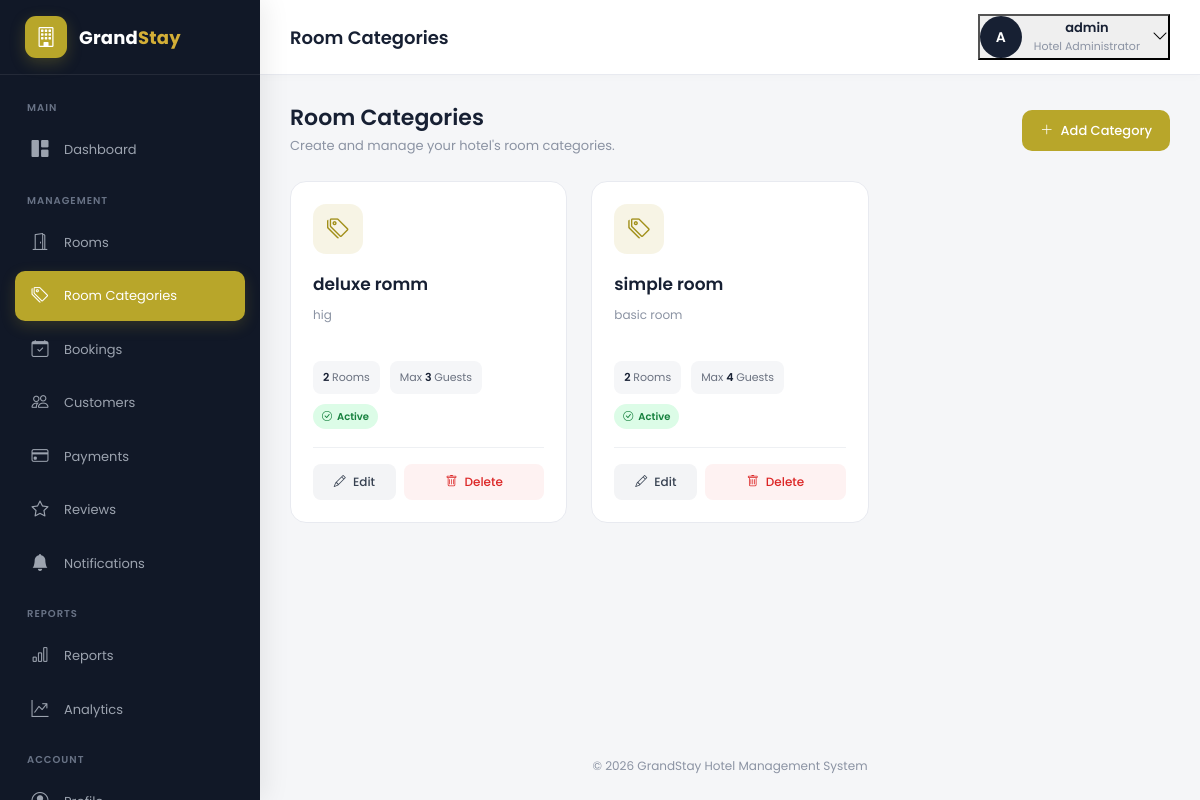
Screenshot of /dashboard/categories/ (signed in) with the database file from the repository.
### rooms/models.py (models this page shows, shortened)
class RoomCategory(models.Model):
    name = models.CharField(
        max_length=100,
        unique=True
    )
    description = models.TextField(
        blank=True
    )
    max_guests = models.PositiveIntegerField(
        default=2
    )
    is_active = models.BooleanField(
        default=True
    )
    created_at = models.DateTimeField(
        auto_now_add=True
    )
    updated_at = models.DateTimeField(
        auto_now=True
    )
    class Meta:
        verbose_name = "Room Category"
        verbose_name_plural = "Room Categories"
        ordering = ['name']

### dashboard/views.py (the view)
@staff_member_required(
    login_url="dashboard_login"
)
def manage_categories(request):
    categories = (
        RoomCategory.objects
        .prefetch_related(
            "rooms"
        )
        .order_by(
            "name"
        )
    )
    return render(
        request,
        "dashboard/categories.html",
        {
            "categories":
                categories
        }
    )

### templates/dashboard/categories.html (shortened to what this page needs)
{% extends "dashboard/base.html" %}
{% block navbar_title %}
    Room Categories
{% endblock %}
{% block categories_active %}
    active
{% endblock %}
{% block content %}
<div class="page-header">
    <div class="page-heading">
        <h4>
            Room Categories
        </h4>
        <p>
            Create and manage your hotel's room categories.
        </p>
    </div>
    <a
        href="{% url 'add_category' %}"
        class="add-category-btn"
    >
        <i class="bi bi-plus-lg me-1"></i>
        Add Category
    </a>
</div>
{% if categories %}
<div class="row g-4">
    {% for category in categories %}
    <div class="col-xl-4 col-lg-6 col-md-6">
        <div class="category-card">
            <div class="category-icon">
                <i class="bi bi-tags"></i>
            </div>
            <div class="category-name">
                {{ category.name }}
            </div>
            <div class="category-description">
                {% if category.description %}
                    {{ category.description|truncatechars:100 }}
                {% else %}
                    No description has been added for this category.
                {% endif %}
            </div>
            <div class="category-stats">
                <div class="stat-item">
                    <strong>
                        {{ category.rooms.count }}
                    </strong>
                    Room{{ category.rooms.count|pluralize }}
                </div>
                <div class="stat-item">
                    Max
                    <strong>
                        {{ category.max_guests }}
                    </strong>
                    Guest{{ category.max_guests|pluralize }}
                </div>
                {% if category.is_active %}
                    <span class="status-badge status-active">
                        <i class="bi bi-check-circle"></i>
                        Active
                    </span>
                {% else %}
                    <span class="status-badge status-inactive">
                        <i class="bi bi-x-circle"></i>
                        Inactive
                    </span>
                {% endif %}
            </div>
            <div class="category-actions">
                <a
                    href="{% url 'edit_category' category.id %}"
                    class="action-btn edit-btn text-center"
                >
                    <i class="bi bi-pencil me-1"></i>
                    Edit
                </a>
                <form
                    method="post"
                    action="{% url 'delete_category' category.id %}"
                    class="flex-fill"
                    onsubmit="return confirm(
                        'Are you sure you want to delete this category?'
                    );"
                >
                    <button
                        type="submit"
                        class="action-btn delete-btn w-100"
                    >
                        <i class="bi bi-trash me-1"></i>
                        Delete
                    </button>
                </form>
            </div>
        </div>
    </div>
    {% endfor %}
</div>
{% endif %}
{% endblock %}

### templates/dashboard/base.html (shortened to what this page needs)
{% load static %}
<!DOCTYPE html>
<html lang="en">
<head>
    <link
        href="https://cdn.jsdelivr.net/npm/bootstrap@5.3.3/dist/css/bootstrap.min.css"
        rel="stylesheet"
    >
    <link
        href="https://cdn.jsdelivr.net/npm/bootstrap-icons@1.11.3/font/bootstrap-icons.css"
        rel="stylesheet"
    >
</head>
<body>
<aside
    class="sidebar"
    id="dashboardSidebar"
>
    <div class="sidebar-brand">
        <div class="brand-icon">
            <i class="bi bi-building"></i>
        </div>
        <div class="brand-text">
            Grand<span>Stay</span>
        </div>
    </div>
    <div class="sidebar-menu">
        <div class="menu-title">
            Main
        </div>
        <a
            href="{% url 'dashboard' %}"
            class="menu-link {% block dashboard_active %}{% endblock %}"
        >
            <i class="bi bi-grid-1x2-fill"></i>
            <span>
                Dashboard
            </span>
        </a>
        <div class="menu-title">
            Management
        </div>
        <a
            href="{% url 'manage_rooms' %}"
            class="menu-link {% block rooms_active %}{% endblock %}"
        >
            <i class="bi bi-door-open"></i>
            <span>
                Rooms
            </span>
        </a>
        <a
            href="{% url 'manage_categories' %}"
            class="menu-link {% block categories_active %}{% endblock %}"
        >
            <i class="bi bi-tags"></i>
            <span>
                Room Categories
            </span>
        </a>
        <a
            href="{% url 'manage_bookings' %}"
            class="menu-link {% block bookings_active %}{% endblock %}"
        >
            <i class="bi bi-calendar-check"></i>
            <span>
                Bookings
            </span>
        </a>
        <a
            href="{% url 'manage_customers' %}"
            class="menu-link {% block customers_active %}{% endblock %}"
        >
            <i class="bi bi-people"></i>
            <span>
                Customers
            </span>
        </a>
        <a
            href="{% url 'manage_payments' %}"
            class="menu-link {% block payments_active %}{% endblock %}"
        >
            <i class="bi bi-credit-card"></i>
            <span>
                Payments
            </span>
        </a>
        <a
            href="{% url 'manage_reviews' %}"
            class="menu-link {% block reviews_active %}{% endblock %}"
        >
            <i class="bi bi-star"></i>
            <span>
                Reviews
            </span>
        </a>
        <a
            href="{% url 'admin_notifications' %}"
            class="menu-link notification-menu-link {% block notifications_active %}{% endblock %}"
        >
            <i class="bi bi-bell-fill"></i>
            <span>
                Notifications
            </span>
        </a>
        <div class="menu-title">
            Reports
        </div>
<a
    href="{% url 'reports' %}"
    class="menu-link {% block reports_active %}{% endblock %}"
>
    <i class="bi bi-bar-chart"></i>
    <span>
        Reports
    </span>
</a>
<a
    href="{% url 'analytics' %}"
    class="menu-link {% block analytics_active %}{% endblock %}"
>
    <i class="bi bi-graph-up-arrow"></i>
    <span>
        Analytics
    </span>
</a>
        <div class="menu-title">
            Account
        </div>
<a
    href="{% url 'admin_profile' %}"
    class="menu-link {% block profile_active %}{% endblock %}"
>
    <i class="bi bi-person-circle"></i>
    <span>
    </span>
</a>
    </div>
</aside>
<main class="main-content">
    <nav class="top-navbar">
        <div class="d-flex align-items-center gap-3">
            <div class="page-title">
                {% block navbar_title %}{% endblock %}
            </div>
        </div>
<div class="admin-profile-wrapper">
    <button
        type="button"
        class="admin-profile"
        data-bs-toggle="dropdown"
        aria-expanded="false"
    >
        <div class="admin-avatar">
            {% if request.user.first_name %}
                {{ request.user.first_name|first|upper }}
            {% else %}
                {{ request.user.username|first|upper }}
            {% endif %}
        </div>
        <div class="admin-info">
            <div class="admin-name">
                {% if request.user.get_full_name %}
                    {{ request.user.get_full_name }}
                {% else %}
                    {{ request.user.username }}
                {% endif %}
            </div>
            <div class="admin-role">
                Hotel Administrator
            </div>
        </div>
        <i class="bi bi-chevron-down admin-dropdown-icon"></i>
    </button>
</div>
</nav>
    <div class="content-wrapper">
        {% block content %}
        {% endblock %}
    </div>
    <footer class="dashboard-footer">
        © 2026 GrandStay Hotel Management System
    </footer>
</main>
</body>
</html>

### templates/dashboard/base.html (style rules this page uses)
* { margin: 0; padding: 0; box-sizing: border-box; }
html { scroll-behavior: smooth; }
body { font-family: 'Poppins', sans-serif; background: #f5f6f8; color: #172033; min-height: 100vh; }
a { text-decoration: none; }
button, a { -webkit-tap-highlight-color: transparent; }
.sidebar { position: fixed; left: 0; top: 0; bottom: 0; width: 260px; background: #111827; color: #ffffff; z-index: 1100; transition: all 0.3s ease; overflow-y: auto; overflow-x: hidden; box-shadow: 5px 0 25px rgba(0, 0, 0, 0.08); }
.sidebar-brand { height: 75px; display: flex; align-items: center; padding: 0 25px; border-bottom: 1px solid rgba(255,255,255,0.08); white-space: nowrap; }
.brand-icon { width: 42px; height: 42px; min-width: 42px; border-radius: 11px; display: flex; align-items: center; justify-content: center; background: #b8a62a; color: #ffffff; font-size: 20px; margin-right: 12px; box-shadow: 0 5px 15px rgba(184,166,42,0.25); }
.brand-text { font-size: 18px; font-weight: 700; letter-spacing: 0.2px; }
.brand-text span { color: #d4af37; }
.sidebar-menu { padding: 25px 15px 30px; }
.menu-title { color: #697386; font-size: 10px; font-weight: 600; text-transform: uppercase; letter-spacing: 1px; padding: 0 12px; margin-bottom: 10px; margin-top: 18px; }
.menu-title:first-child { margin-top: 0; }
.menu-link { display: flex; align-items: center; gap: 13px; color: #9ca3af; padding: 12px 14px; border-radius: 10px; margin-bottom: 4px; font-size: 13px; font-weight: 400; transition: all 0.2s ease; position: relative; white-space: nowrap; }
.menu-link i { font-size: 17px; width: 22px; min-width: 22px; text-align: center; }
.menu-link.active { background: #b8a62a; color: #ffffff; box-shadow: 0 5px 15px rgba(184,166,42,0.20); }
.notification-menu-link { justify-content: flex-start; }
.main-content { margin-left: 260px; min-height: 100vh; transition: all 0.3s ease; display: flex; flex-direction: column; }
.top-navbar { height: 75px; background: #ffffff; border-bottom: 1px solid #e8eaf0; display: flex; align-items: center; justify-content: space-between; padding: 0 30px; position: sticky; top: 0; z-index: 900; box-shadow: 0 2px 10px rgba(0,0,0,0.02); }
.page-title { font-size: 18px; font-weight: 600; color: #172033; }
.admin-profile { display: flex; align-items: center; gap: 12px; }
.admin-avatar { width: 42px; height: 42px; min-width: 42px; border-radius: 50%; background: #172033; color: #ffffff; display: flex; align-items: center; justify-content: center; font-weight: 600; font-size: 14px; }
.admin-info { line-height: 1.3; }
.admin-name { font-size: 13px; font-weight: 600; color: #172033; }
.admin-role { font-size: 11px; color: #8b93a3; margin-top: 2px; }
.content-wrapper { padding: 30px; flex: 1; }
.dashboard-footer { padding: 25px 30px; color: #8b93a3; font-size: 12px; text-align: center; background: transparent; }

### rows the page displays
RoomCategory: name "deluxe romm", description "hig", rooms.count "2", max_guests "3", is_active True (drawn)
RoomCategory: name "simple room", description "basic room", rooms.count "2", max_guests "4", is_active True (drawn)

### other values shown
{{ request.user.username|first|upper }} "A"
{{ request.user.username }} "admin"
